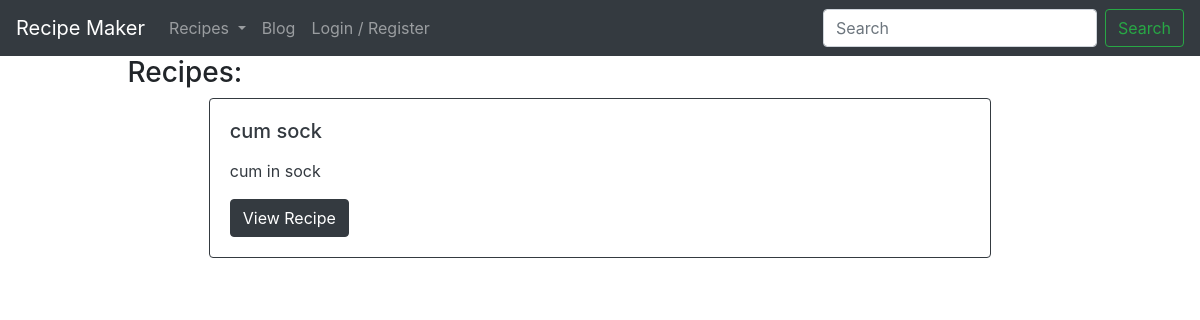
Page /recipes/ on the earlier database version.
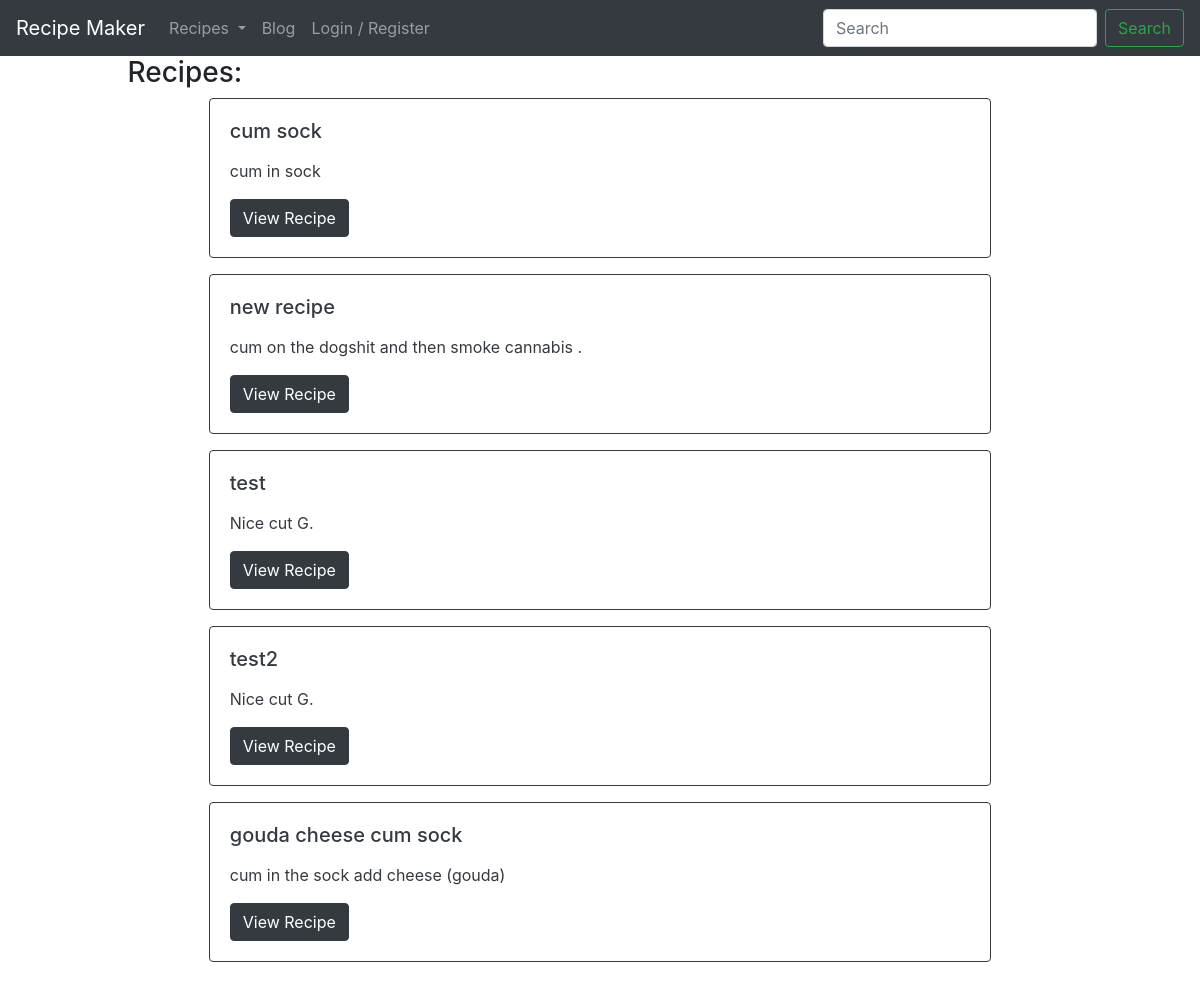
Same page on the later database version.
### recipes/models.py (models this page shows)
class Recipe(models.Model):
    author = models.ForeignKey(User, default=1, null=True, on_delete=models.PROTECT)
    title = models.CharField(max_length=30, unique=True, blank=False, null=False)
    slug = models.SlugField(unique=True)
    ingredients = models.ManyToManyField(Ingredient, blank=True, related_name="ingredients")
    instructions = models.TextField(blank=False, null=False)
    date = models.DateField(auto_now_add=True, null=True)
    keywords = models.ManyToManyField(Keyword, blank=True)
    category = models.ForeignKey(Category, null=True, blank=True, on_delete=models.PROTECT)

### recipes/views.py (the view)
# urls.py: path("", recipe_list_view),
def recipe_list_view(request):
    qs = Recipe.objects.all()
    template = 'recipes/recipe_list_page.html'
    context = {'recipe_list': qs}
    return render(request, template, context)

### templates/recipes/recipe_list_page.html (shortened to what this page needs)
{% extends "base.html" %}
{% block content %}
<div class='col-12 col-md-10 mb-3 mx-auto'>
    <h3>Recipes:</h3>
        <div class='row'>
            {% for recipe in recipe_list %}
                {% include 'recipes/recipe_inline.html' with Recipe=recipe truncate=True detail=False %}
            {% endfor %}
        </div>
</div>
{% endblock %}

### templates/base.html (shortened to what this page needs)
<!doctype html>
<html lang="en">
  <head>
    <link rel="stylesheet" href="https://stackpath.bootstrapcdn.com/bootstrap/4.5.2/css/bootstrap.min.css">
  </head>
  <body>
    {% include 'components/navbar.html' %}
    <div class='container-fluid'>
      {% block content %}
      {% endblock %}
    </div>
  </body>
</html>

### templates/components/navbar.html (shortened to what this page needs)
<nav class="navbar navbar-expand-lg navbar-dark bg-dark">
    <a class="navbar-brand" href="/">Recipe Maker</a>
    <div class="collapse navbar-collapse" id="navbarSupportedContent">
      <ul class="navbar-nav mr-auto">
        <li class="nav-item dropdown">
          <a class="nav-link dropdown-toggle" href="/recipes/" id="navbarDropdown" role="button" data-toggle="dropdown" aria-haspopup="true" aria-expanded="false">
            Recipes
          </a>
        </li>
        <li class="nav-item">
          <a class="nav-link" href="#">Blog</a>
        </li>
        <li class="nav-item">
          <a class="nav-link" href="#">Login / Register</a>
        </li>
      </ul>
      <form class="form-inline my-2 my-lg-0">
        <input class="form-control mr-sm-2" type="search" placeholder="Search" aria-label="Search">
        <button class="btn btn-outline-success my-2 my-sm-0" type="submit">Search</button>
      </form>
    </div>
  </nav>

### templates/recipes/recipe_inline.html (shortened to what this page needs)
<div class='col-12 col-md-10 mb-3 mx-auto'>
    <div class='card border border-dark text-dark'>
       <div class='card-body'>
           <h5 class='card-title'>{{ Recipe.title }}</h5>
           <p class='card-text'>
               {% if truncate %}
                   {{ Recipe.instructions|linebreaks|truncatewords:30 }}
               {% else %}
                   {{ Recipe.instructions|linebreaks }}
               {% endif %}
           </p>
           <a href='/recipes/{{recipe.slug}}' class="btn btn-dark" role='button' aria-pressed="true">View Recipe</a>
       </div>
    </div>
   </div>

Differences in the rows shown:
added Recipe: title "new recipe", instructions "cum on the dogshit and then smoke cannabis ."
added Recipe: title "test", instructions "Nice cut G."
added Recipe: title "test2", instructions "Nice cut G."
added Recipe: title "gouda cheese cum sock", instructions "cum in the sock add cheese (gouda)"
